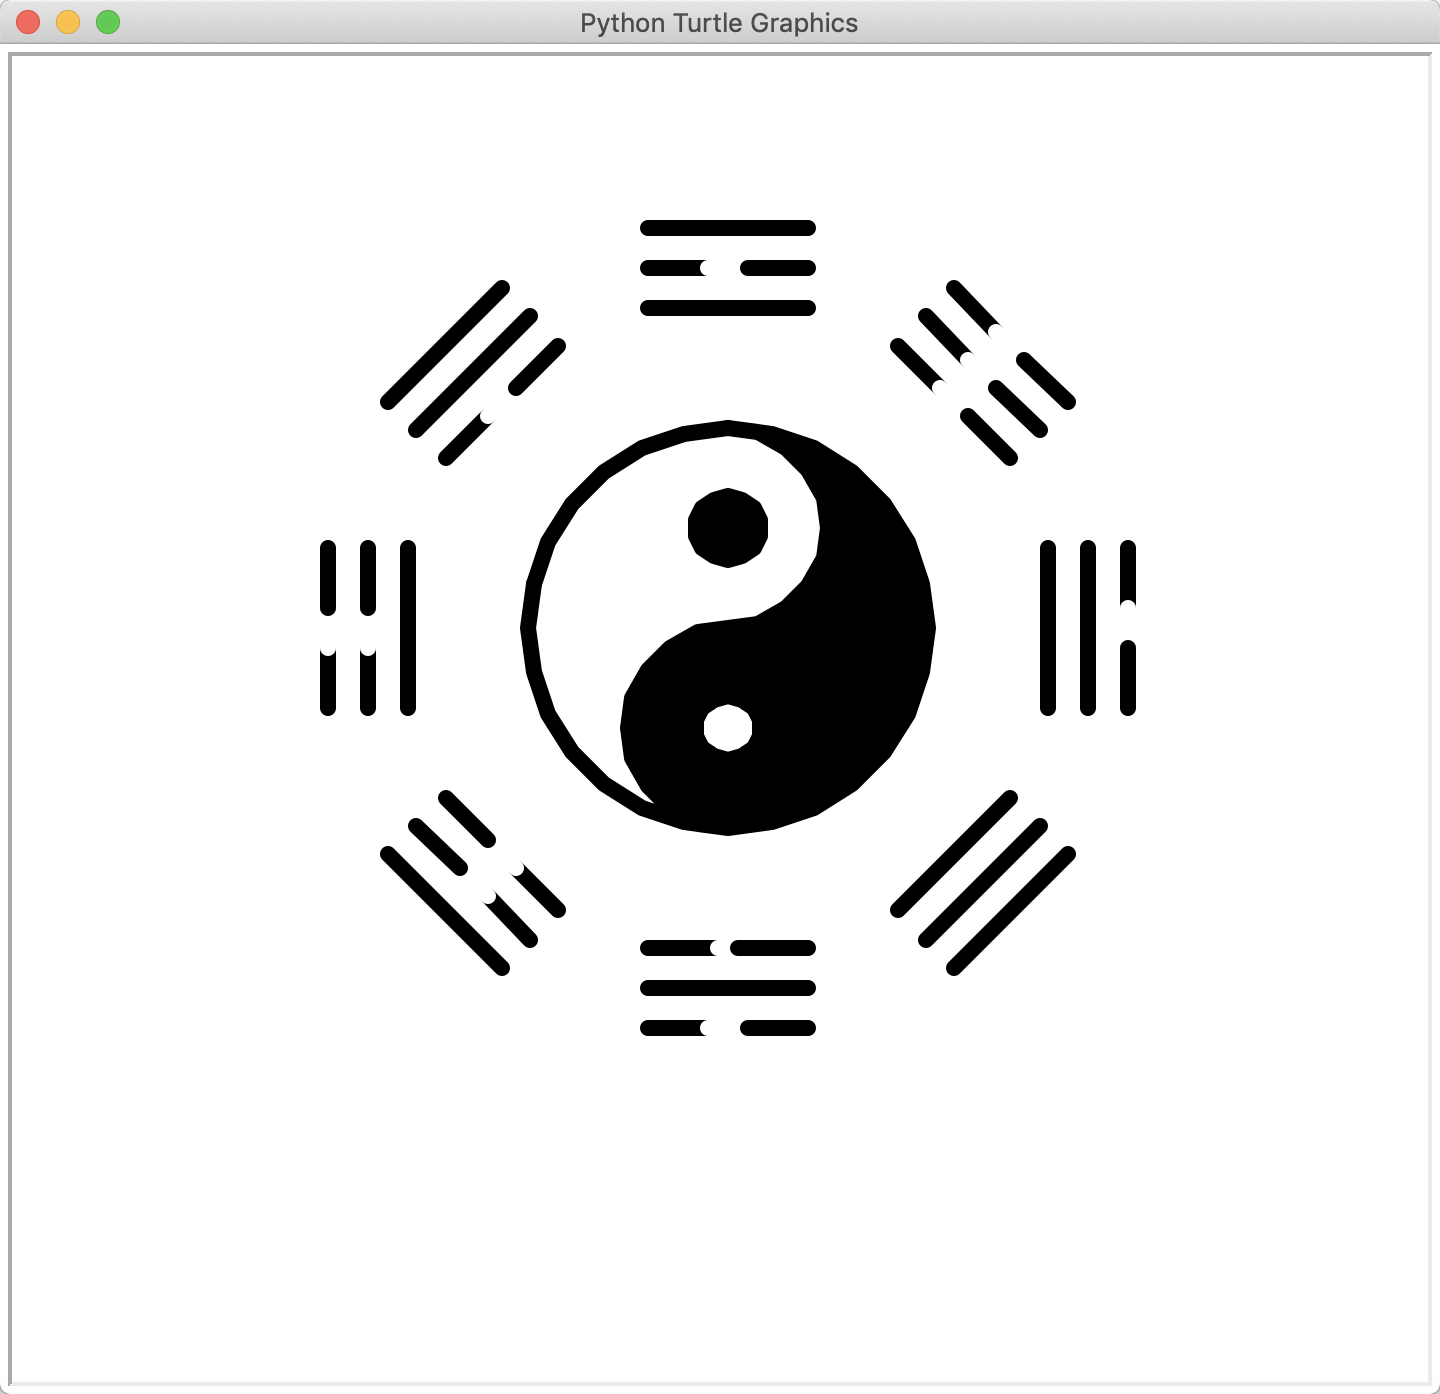

The Python source for this figure:
# -*- coding: utf-8 -*-
import turtle as t

screen = t.Screen()
screen.bgcolor("white")

t.speed(10)
t.pensize(8)
t.shape('turtle')


def draw_circle():
    t.penup()
    t.right(90)
    t.fd(50)
    t.pendown()

    t.fillcolor('black')
    t.begin_fill()
    t.left(90)
    t.circle(100, 180)

    t.circle(50, -180)
    t.left(180)
    t.circle(50, 180)
    t.end_fill()

    t.fillcolor('white')
    t.circle(100, -180)

    t.penup()
    t.goto(0, -16)
    t.pendown()

    t.fillcolor('white')
    t.left(180)
    t.begin_fill()
    t.circle(16)
    t.end_fill()

    t.penup()
    t.goto(0, 84)
    t.pendown()

    t.fillcolor('black')
    t.begin_fill()
    t.circle(16)
    t.end_fill()


def draw_qian():
    t.penup()
    t.goto(-40, 250)
    t.pendown()
    t.fd(80)

    t.penup()
    t.goto(-40, 230)
    t.pendown()
    t.fd(30)
    t.color('white')
    t.fd(20)
    t.color('black')
    t.fd(30)

    t.penup()
    t.goto(-40, 210)
    t.pendown()
    t.fd(80)


def draw_xun():
    lenght = [200, 180, 160]
    for i in lenght:
        t.penup()
        t.home()
        t.goto(0, 50)
        t.left(45)
        t.fd(i)

        t.left(90)
        t.fd(40)
        t.pendown()
        t.right(180)
        t.fd(30)
        t.color('white')
        t.fd(20)
        t.color('black')
        t.fd(30)


def draw_kan():
    t.penup()
    t.home()
    t.goto(0, 50)
    t.fd(200)
    t.left(90)
    t.fd(40)
    t.right(180)
    t.pendown()
    t.fd(30)
    t.color('white')
    t.fd(20)
    t.color('black')
    t.fd(30)

    t.penup()
    t.goto(180, 90)
    t.pendown()
    t.fd(80)

    t.penup()
    t.goto(160, 90)
    t.pendown()
    t.fd(80)


def draw_gen():
    lenght = [200, 180, 160]
    for i in lenght:
        t.penup()
        t.home()
        t.goto(0, 50)
        t.right(45)
        t.fd(i)
        t.left(90)
        t.fd(40)
        t.right(180)
        t.pendown()
        t.fd(80)


def draw_kun():
    t.penup()
    t.home()
    t.goto(-40, -150)
    t.pendown()
    t.fd(30)
    t.color('white')
    t.fd(20)
    t.color('black')
    t.fd(30)

    t.penup()
    t.goto(-40, -130)
    t.pendown()
    t.fd(80)

    t.penup()
    t.goto(-40, -110)
    t.pendown()
    t.fd(35)
    t.color('white')
    t.fd(10)
    t.color('black')
    t.fd(35)


def draw_zhen():
    for i in range(3):
        t.penup()
        t.home()
        t.goto(0, 50)
        t.right(135)
        t.fd(200 - 20 * i)
        t.left(90)
        t.fd(40)
        t.right(180)
        t.pendown()
        if i == 0:
            t.fd(80)
        else:
            t.fd(30)
            t.color('white')
            t.fd(20)
            t.color('black')
            t.fd(30)


def draw_li():
    t.penup()
    t.home()

    t.goto(-200, 10)
    t.pendown()
    t.left(90)
    t.fd(30)
    t.color('white')
    t.fd(20)
    t.color('black')
    t.fd(30)

    t.penup()
    t.goto(-180, 10)
    t.pendown()
    t.fd(30)
    t.color('white')
    t.fd(20)
    t.color('black')
    t.fd(30)

    t.penup()
    t.goto(-160, 10)
    t.pendown()
    t.fd(80)


def draw_dui():
    lenght = [200, 180, 160]
    for i in lenght:
        t.penup()
        t.home()
        t.goto(0, 50)
        t.left(135)
        t.fd(i)
        t.left(90)
        t.fd(40)
        t.left(180)
        t.pendown()
        if i == 160:
            t.fd(30)
            t.color('white')
            t.fd(20)
            t.color('black')
            t.fd(30)
        else:
            t.fd(80)


draw_circle()
draw_qian()
draw_xun()
draw_kan()
draw_gen()
draw_kun()
draw_zhen()
draw_li()
draw_dui()
t.hideturtle()
t.mainloop()
